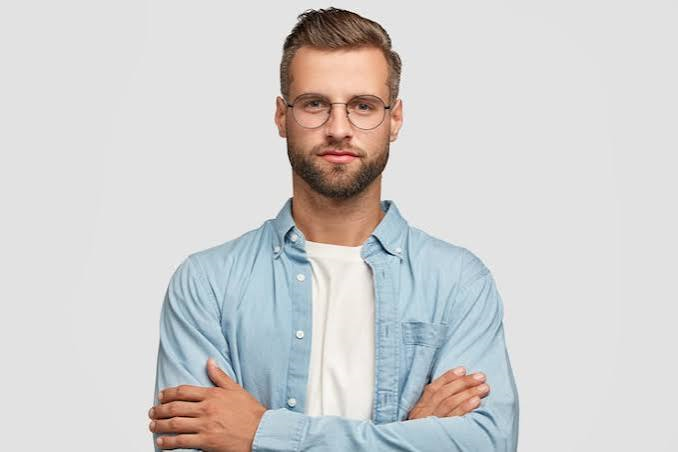
#> input picture Day19/Image Transformation Scripts/img.png, 678 x 452 px
$ python Affine_Transformation.py
#> lines starting #> are read from the running program, lines starting #| are printed output that depends on the picture
import cv2
import numpy as np

img = cv2.imread(r"img.png")
#> img is the input picture: shape (452, 678, 3); mean B, G, R 208.1, 208.6, 209.8

rows, cols = img.shape[:2]
#> rows = 452; cols = 678

pts1 = np.float32([[50, 50],
                   [200, 50],
                   [50, 200]])

pts2 = np.float32([[10, 100],
                   [200, 50],
                   [100, 250]])

matrix = cv2.getAffineTransform(pts1, pts2)

affine = cv2.warpAffine(img, matrix, (cols, rows))
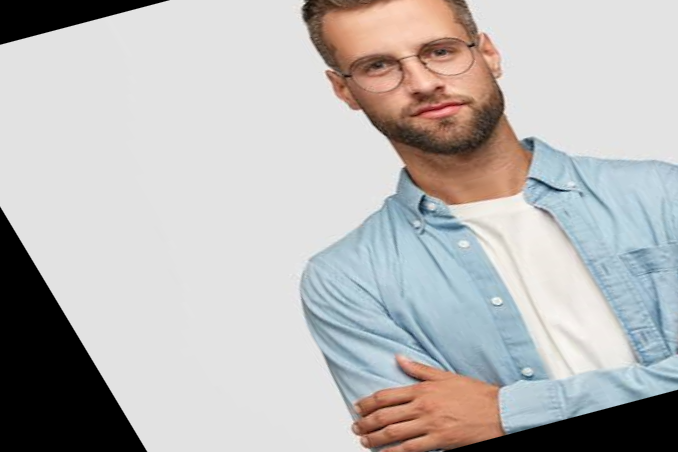
#> affine: shape (452, 678, 3); mean B, G, R 183.3, 184.1, 185.9

cv2.imshow("Original", img)
cv2.imshow("Affine Transformation", affine)

cv2.waitKey(0)
cv2.destroyAllWindows()
